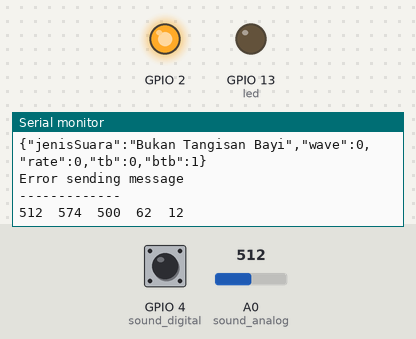
Recording of a program running on a simulated ESP8266 (NodeMCU). Shown: output pins drawn as LEDs (lit = HIGH), the last lines printed to the serial monitor. Inputs (shaded band) come from the test bench; at power-on: A0 (sound_analog) = 512, GPIO 4 (sound_digital) HIGH. WiFi joins after 1.5 s; servers stay silent unless stated; random numbers use the default seed unless the program sets one.

Above: at 11.7 s.
11.8 s: A0 (sound_analog) set to 981
At 12.6 s:
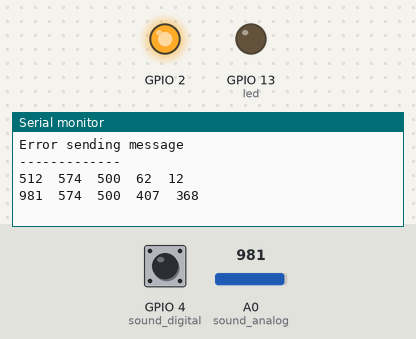
13.3 s: A0 (sound_analog) set to 1011
At 13.3 s:
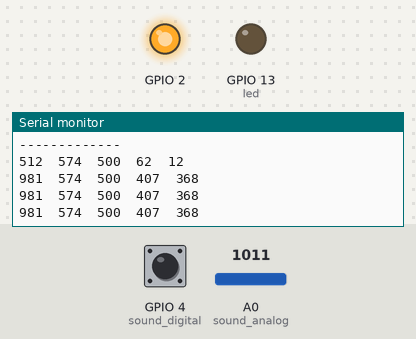
Timing chart, 0 to 15.8 s (numbered marks = the images above; inputs shaded):
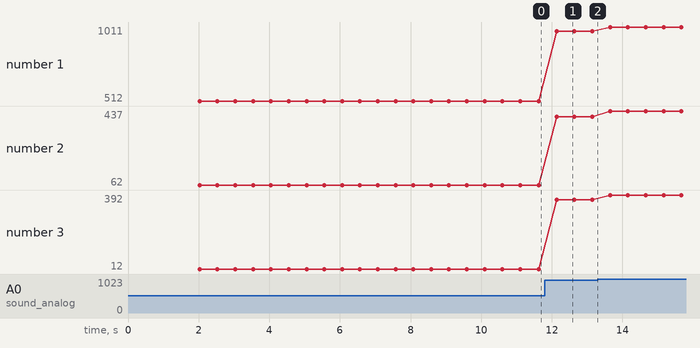

The program:

main.cpp
```cpp
#include <Arduino.h>
#include <ESP8266WiFi.h>
#include <PubSubClient.h>
#include <ArduinoJson.h>

// Update these with values suitable for your network.

// const char *ssid = "KS 24 BLIMBING OUTDOOR";
// const char *password = "pancongnyamantap";
const char *ssid = "such a person";
const char *password = "zidanedane";
// const char *ssid = "Kombukei";
// const char *password = "cobamisoa";
// const char *ssid = "Mavens 2G";
// const char *password = "adminmavens";

// const char *ssid = "OPPO A37f";
// const char *password = "aminatus16";

const char *mqtt_server = "118.98.64.212";
const char *userBroker = "admin";
const char *passBroker = "adminmavens";

//=====================================
// Parameter Menangis
const int cryingRate = 665;
const int cryCountRate = 5;
const int cryErorToleransi = 10;
//======================================

const int led = 13;
const int sound_digital = 4;
const int sound_analog = A0;
const int treshold = 574;
const int th2 = 10;
const int th_atas = 600;
const int th_bawah = 500;
const int toleransi = 15;
const int ledCount = 20;

unsigned long timeAnalisis = 0;
unsigned long time_low = 0;
unsigned long time_high = 0;
unsigned long waktuselisih = 0;
unsigned long timeNow = 0;
unsigned long startTime, startTime2, startTime3, startLow, rangeLow, startHigh, changeLow;
unsigned long currentTime, currentTime3, delayHigh;
unsigned long playing_time;
unsigned long playingdelay;
unsigned long rangegelombang, rangeHigh;

boolean sinyalLow;
boolean sinyalHigh; // kondisi mendeteksi suara
boolean gel = 0;
boolean prev_gel = 0;
boolean hening = 1; // kondisi tidak ada suara
boolean analisis = 0;

// const int num_measure = 128;
int sound_dig = 500;

int range = 0;
int analising = 0;
int hitungGelHigh, hitungGelLow;
int rangeHighint_prev, erorToleransi;
int selisihrentang = 0;
int countTB, countBTB;

int kelas[50];
int dataHigh[50];
int dataBaru[25];

String suara;

unsigned long panjangGelombang = 0;
long g1, g2, g3, g4, g5, g6, g7, g8, g9, g10, g11, g12, g13, g14, g15, g16, g17, g18, g19, g20;

const long periodeAnalisis = 10000;
const long periodeNormal = 2000;
const long periodePlaying = 500;

// const long waitTime = 10000.0; // how long after trigger to wait before playing music
//  const long cancelTime = 4000.0; // during wait, how long of a lull will cancel wait
// const long playTime = 3000.0;

boolean waiting = 0;
boolean playing = 0;
long waitStart;    // when trigger initiated waiting
long waitDuration; // how long we have been waiting
long playStart;    // when play was initiated
long playDuration; // how long we've been playing
long cancelStart;  // when the last trigger was
long cancelDuration;

WiFiClient espClient;
PubSubClient client(espClient);
unsigned long lastMsg = 0;
#define MSG_BUFFER_SIZE (50)
char msg[MSG_BUFFER_SIZE];
char msg2[10];
char status_msg[25];
int value = 0;

int ledLevel = 0;
// int prev_sensor_reading = 553;

//============================================================
// fungsi modul untuk koneksi wifi
void setup_wifi()
{

  delay(10);
  Serial.println();
  Serial.print("Connecting to ");
  Serial.println(ssid);

  WiFi.mode(WIFI_STA);
  WiFi.begin(ssid, password);

  while (WiFi.status() != WL_CONNECTED)
  {
    delay(100);
    Serial.print(".");
  }

  randomSeed(micros());

  Serial.println("");
  Serial.println("WiFi connected");
  Serial.println("IP address: ");
  Serial.println(WiFi.localIP());
}
//============================================================

//============================================================
// fungsi connect MQTT ke Server Broker
void connectMQTT()
{
  // Loop sampai reconnected
  while (!client.connected())
  {
    Serial.print("Attempting MQTT connection...");
    // membuat client ID random
    String clientId = "ESP8266Client-";
    clientId += String(random(0xffff), HEX);
    // Attempt to connect
    if (client.connect(clientId.c_str(), userBroker, passBroker))
    {
      Serial.println("connected");
      // Jika connected, publish topic sekali...
      // client.publish("sensor/suara", "Pembacaan Sensor Suara");
      // ... dan resubscribe
      // client.subscribe("sensor/suara");
    }
    else
    {
      Serial.print("failed, rc=");
      Serial.print(client.state());
      Serial.println(" try again in 5 seconds");
      // Delay 5 detik sampai tersambung lagi
      delay(5000);
    }
  }
}

//============================================================<
// fungsi kirim data format json
void sendJsonData(String jenisSuara, int wave, int rate, int tb, int btb)
{
  StaticJsonBuffer<300> JSONbuffer;
  JsonObject &JSONencoder = JSONbuffer.createObject();

  JSONencoder["jenisSuara"] = jenisSuara;
  JSONencoder["wave"] = wave;
  JSONencoder["rate"] = rate;
  JSONencoder["tb"] = tb;
  JSONencoder["btb"] = btb;

  char JSONmessageBuffer[100];
  JSONencoder.printTo(JSONmessageBuffer, sizeof(JSONmessageBuffer));
  Serial.println("Kirim data analisa to MQTT Broker");
  Serial.println(JSONmessageBuffer);

  if (client.publish("analisa/suara", JSONmessageBuffer) == true)
  {
    Serial.println("Success sending message");
  }
  else
  {
    Serial.println("Error sending message");
  }

  client.loop();
  Serial.println("-------------");
}
//============================================================>

//============================================================<
void debugMode(int val1, int val2, int val3, int val4, int val5)
{
  Serial.print(val1);
  Serial.print("\t");
  Serial.print(val2);
  Serial.print("\t");
  Serial.print(val3);
  Serial.print("\t");
  Serial.print(val4);
  Serial.print("\t");
  Serial.println(val5);
}
//============================================================>

//============================================================<
void debugPlotter(int val1, int val2, int val3)
{
  Serial.print(val1);
  Serial.print("\t");
  Serial.print(val2);
  Serial.print("\t");
  Serial.println(val3);
}
//============================================================>

//============================================================<
// Fungsi subscriber membaca payload dari broker
/*
void callback(char *topic, byte *payload, unsigned int length)
{
  Serial.print("Message arrived [");
  Serial.print(topic);
  Serial.print("] ");
  for (int i = 0; i < length; i++)
  {
    Serial.print((char)payload[i]);
  }
  Serial.println();

  // Switch on the LED if an 1 was received as first character
  if ((char)payload[0] == '1')
  {
    digitalWrite(LED_BUILTIN, LOW); // Turn the LED on (Note that LOW is the voltage level
    digitalWrite(led, HIGH);
    // but actually the LED is on; this is because
    // it is active low on the ESP-01)
  }
  if ((char)payload[0] == '0')
  {
    digitalWrite(LED_BUILTIN, HIGH); // Turn the LED off by making the voltage HIGH
    digitalWrite(led, LOW);
  }
}*/
//============================================================>

void setup()
{
  pinMode(LED_BUILTIN, OUTPUT); // Initialize the BUILTIN_LED pin as an output
  pinMode(led, OUTPUT);
  pinMode(sound_digital, INPUT);

  Serial.begin(9600);
  setup_wifi();
  client.setServer(mqtt_server, 1883);

  // client.setCallback(callback);
  digitalWrite(LED_BUILTIN, HIGH);
}

void loop()
{
  int val_digital = digitalRead(sound_digital);
  int val_analog = analogRead(sound_analog);
  range = val_analog - treshold;

  range = abs(range);
  ledLevel = map(val_analog, treshold, th_atas, 0, ledCount);
  ledLevel = abs(ledLevel) * 4;

  // kirim data suara normal tiap periode waktu tertentu(sesuai nilai periodeNormal)
  currentTime = millis();
  if (currentTime - startTime >= periodeNormal)
  {
    // debugPlotter(val_analog, sound_dig, th_bawah);
    debugMode(val_analog, treshold, th_bawah, range, ledLevel);
    snprintf(msg, MSG_BUFFER_SIZE, "%d", ledLevel);
    client.publish("sensor/sinyal", msg);
    // snprintf(msg2, MSG_BUFFER_SIZE, "%d", sound_dig);
    // client.publish("sensor/sinyal2", msg2);
    //  kirim status jenis suara real time
    hening = 1;
    if (hening)
    {
      snprintf(status_msg, 8, "%d", 0); // 0 adalah status code kondisi hening
      client.publish("status/suara", status_msg);
      hening = 0;
    }

    startTime = currentTime;
  }
  // debugMode(val_analog, treshold, th_bawah, range, ledLevel);
  // debugPlotter(val_analog, sound_dig, th_bawah);
  delay(10);

  // trigering
  if (range > th2)
  {
    time_high = millis();
    playing_time = millis();
    sound_dig = 700;
    playing = 1;
    sinyalLow = 0;
    sinyalHigh = 1;
    if (sinyalHigh) // jika ditriger ada suara, kirim perintah ini sekali
    {
      startHigh = millis();
      startTime = millis();
      startTime2 = millis();
      startTime3 = millis();
      // Serial.println("Kirim status ada suara ke broker ");
      snprintf(status_msg, 8, "%d", 1); // 1 adalah status code ada suara
      client.publish("status/suara", status_msg);
      sinyalHigh = 0;
    }

    while (playing)
    {
      val_digital = digitalRead(sound_digital);
      val_analog = analogRead(sound_analog);
      range = val_analog - treshold;
      // prev_val = val_analog;
      range = abs(range);
      ledLevel = map(val_analog, th_bawah, th_atas, 1, ledCount);
      ledLevel = abs(ledLevel) * 4;
      // Serial.println("debug while playing");

      if (range > th2)
      {
        time_high = millis();
        playing_time = millis();
        sound_dig = th_atas;
        gel = 1; // untuk mengetahui kondisi high low seperti tombol menghindari dbounce

        if (sinyalHigh)
        {
          startHigh = millis();
          // Serial.print("sinyal high2 : ");
          // Serial.println(startHigh);
          sinyalHigh = 0;

          // argumen untuk men
          // rangeLow = - changeLow
          if (gel != prev_gel)
          {
            hitungGelLow += 1;
            rangeLow = startHigh - changeLow;
            int rangeLowint = (int)rangeLow;
            Serial.print("Gelombang Low ke-");
            Serial.print(hitungGelLow);
            Serial.print(", Panjang Gelombang = ");
            Serial.println(rangeLowint);
          }
        }

        sinyalLow = 0;
      }

      currentTime = millis();
      if (currentTime - startTime2 >= periodePlaying)
      {
        // debugPlotter(val_analog, sound_dig,th_bawah);
        debugMode(val_analog, treshold, th_bawah, range, ledLevel);
        snprintf(msg, MSG_BUFFER_SIZE, "%d", ledLevel);
        client.publish("sensor/sinyal", msg);
        startTime2 = currentTime;
      }

      currentTime3 = millis();
      if (currentTime3 - startTime3 >= periodeAnalisis)
      {
        int countMax = kelas[0];
        int indexMax = 0;
        analisis = 1;
        for (int l = 0; l <= (hitungGelHigh - 1); l++)
        {
          if (kelas[l] > countMax)
          {
            countMax = kelas[l];
            indexMax = l;
          }
        }
        Serial.print(indexMax);
        Serial.print(" || ");
        Serial.print(countMax);
        Serial.print(" || ");
        Serial.println(dataHigh[indexMax]);

        int nilaiToleransi = cryErorToleransi * cryingRate / 100;
        if (countMax > cryCountRate && dataHigh[indexMax] > (cryingRate - nilaiToleransi) && dataHigh[indexMax] < (cryingRate + nilaiToleransi))
        {
          snprintf(status_msg, MSG_BUFFER_SIZE, "%d", 2);
          client.publish("status/suara", status_msg);
          Serial.println("Kirim Status Nangis");
          suara = "Tangisan Bayi";
          countTB += 1;
          sendJsonData(suara, countMax, dataHigh[indexMax], countTB, countBTB);
        }
        else
        {
          suara = "Bukan Tangisan Bayi";
          countBTB += 1;
          sendJsonData(suara, countMax, dataHigh[indexMax], countTB, countBTB);
        }

        // debugPlotter(val_analog, sound_dig,th_bawah);
        // debugMode(val_analog, treshold, th_bawah, range, ledLevel);
        // snprintf(msg, MSG_BUFFER_SIZE, "%d", ledLevel);
        // client.publish("sensor/sinyal", msg);
        // Serial.println("debug periode analisis");
        startTime3 = currentTime;
      }

      // debugPlotter(val_analog, sound_dig,th_bawah);

      // snprintf(msg, MSG_BUFFER_SIZE, "%d", ledLevel);
      // client.publish("sensor/suara", msg);
      delay(10);

      if (val_digital == LOW)
      {
        time_low = millis();
        if (!sinyalLow)
        {
          startLow = millis();
          sinyalLow = 1;
        }
        delayHigh = time_low - startLow; // waktu delay sinyal digital high
        waktuselisih = time_low - time_high;
        playingdelay = time_low - playing_time; // waktu keluar dari fungsi playing

        if (delayHigh > 150) // argumen untuk cek keluar kondisi playing
        {
          sound_dig = 500;
          if (gel != prev_gel)
          {
            changeLow = millis();
            // Serial.print("change low time stamp: ");
            // Serial.println(changeLow);
            rangeHigh = changeLow - startHigh;
            int rangeHighint = (int)rangeHigh;
            dataHigh[hitungGelHigh] = rangeHigh;

            hitungGelHigh += 1;
            /*if (hitungGelHigh == 1){
              kelas[0]+=1;
              Serial.print("Kelas ke-");
              Serial.print(hitungGelHigh);
              Serial.println(" bertambah 1");
            } */

            for (int i = 0; i <= (hitungGelHigh - 1); i++)
            {
              erorToleransi = toleransi * dataHigh[i] / 100;
              // Serial.println(dataHigh[i]);
              // Serial.println(kelas[0]);
              if (rangeHighint >= (dataHigh[i] - erorToleransi) && rangeHighint <= (dataHigh[i] + erorToleransi))
              {
                kelas[i] += 1;

                // Serial.println(erorToleransi);
                // Serial.println(dataHigh[i]);
                // Serial.println (keinlas[i]) ;

                // Serial.print("Kelas ke-");
                // Serial.print(i+1);
                // Serial.print(" bertambah 1, total menjadi : ");
                // Serial.println(kelas[i]);
              }
            }

            // rangeHighint_prev = rangeHighint;

            // prev_gel = gel;
            Serial.print("Gelombang High Ke-");
            Serial.print(hitungGelHigh);
            Serial.print(", Panjang Gelombang = ");
            Serial.println(rangeHighint);
            sinyalHigh = 1;
          }
          gel = 0;
        }
        if (playingdelay > 3000)
        {
          playing = 0;
          // Serial.println("Jumlah Gelombang = ");
          // Serial.println(hitungGelHigh);
          // Serial.println(kelas[]);

          int countMax = kelas[0];
          int indexMax = 0;
          for (int l = 0; l <= (hitungGelHigh - 1); l++)
          {
            if (kelas[l] > countMax)
            {
              countMax = kelas[l];
              indexMax = l;
            }
          }
          Serial.print(indexMax);
          Serial.print(" || ");
          Serial.print(countMax);
          Serial.print(" || ");
          Serial.println(dataHigh[indexMax]);

          //=================================<
          // Kirim Data json
          /*
          if (!analisis)
          {
            suara = "Bukan Tangisan Bayi";
            // countBTB += 1;
          }
          sendJsonData(suara, countMax, dataHigh[indexMax], countTB, countBTB);*/
          //==================================>

          Serial.print("Kelas nilai tertinggi : ");
          Serial.println(dataHigh[indexMax]);
          Serial.print("Kelas tertinggi berada di index ke-");
          Serial.println(indexMax);
          Serial.print("dengan jumlah anggota sebanyak ");
          Serial.println(countMax);

          for (int j = 0; j <= (hitungGelHigh - 1); j++)
          {
            Serial.print(dataHigh[j]);
            Serial.print(" | ");
            dataHigh[j] = 0;
          }
          Serial.println();

          for (int k = 0; k <= (hitungGelHigh - 1); k++)
          {
            Serial.print(kelas[k]);
            Serial.print(" | ");
            kelas[k] = 0;
          }
          Serial.println();

          /*//  percobaan kirim json
          if (hitungGelHigh > 10)
          {
            suara = "Tangisan Bayi";
          }
          else
          {
            suara = "Bukan Tangisan Bayi";
          }*/

          hitungGelHigh = 0;
          hitungGelLow = 0;

          hening = 1;
          analisis = 0;
        }
      }
    }
  }

  //============================================================
  // tes fungsi sendJsonData

  /*
  String suara = "Tangis Bayi";
  int duration = 29;

  sendJsonData(suara, duration);
  delay(3000);*/
  //============================================================

  //============================================================
  // kodingan lama 1

  /*
  //int sensor_reading = analogRead(sound_analog);
  //ledLevel = map(sensor_reading, 540, 700, 0, ledCount);
  //Serial.println(ledLevel);

  //for (int i = 0; i < ledCount; i++) {
    // if the array element's index is less than ledLevel,
    // turn the pin for this element on:
    //if (i < ledLevel) {
    //  client.publish("codersid/nodemcu/v1", i);

    //}
    // turn off all pins higher than the ledLevel:
    //else {
    //  digitalWrite(ledPin[i], LOW);
    //}
  }*/
  //============================================================

  //============================================================
  // codingan lama 2
  /*

  int sensor_reading = analogRead(sound_analog);
  int rangeSensor = sensor_reading - prev_sensor_reading;
  rangeSensor = abs(rangeSensor);
  ledLevel = map(sensor_reading, 553, 600, 0, ledCount);
  ledLevel = abs(ledLevel);

  Serial.print(prev_sensor_reading);
  Serial.print("  |  ");
  prev_sensor_reading = sensor_reading;
  Serial.print(sensor_reading);
  Serial.print("  |  ");
  Serial.print(ledLevel);
  Serial.print("  |  ");
  Serial.println(rangeSensor);
  Serial.print(waiting);
  delay(10);

  // over treshold
  if (rangeSensor > 10)
  {
    cancelStart = millis();
    if (!waiting)
    {
      waiting = 1;
      digitalWrite(LED_BUILTIN, LOW); // aktiv low
      waitStart = millis();
    }
  }

  if (waiting)
  {
    snprintf(msg, MSG_BUFFER_SIZE, "%ld", ledLevel);
    client.publish("sensor/suara", msg);
    Serial.print("send sensor suara to broker");
    cancelDuration = millis() - cancelStart;
    waitDuration = millis() - waitStart;
    if (cancelDuration > cancelTime)
    {
      Serial.println("Cancel Time");
      waiting = 0;
      digitalWrite(LED_BUILTIN, HIGH);
      ledLevel = 0;
    }
    else if (waitDuration > waitTime)
    {
      // snprintf(msg, MSG_BUFFER_SIZE, "%ld", ledLevel);
      Serial.println("Suara Bayi terdeteksi");
      playStart = millis();
      playing = 1;

      while (playing)
      {
        playDuration = millis() - playStart;
        Serial.println("Suara Bayi terdeteksi1");
        if (playDuration < playTime)
        {
          Serial.println("Suara Bayi terdeteksi2");
          client.publish("sensor/suara", "Bayi Menangis");
          Serial.println("Bayi Menangis");
          digitalWrite(led, HIGH);
          delay(200);
          digitalWrite(led, LOW);
          delay(200);
        }
        else
        {
          playing = 0;
          ledLevel = 0;
        }
      }
    }
  }
  */
  //============================================================>

  //==============================================<
  // Reconnect MQTT
  if (!client.connected())
  {
    connectMQTT();
  }
  client.loop();
  //==============================================>

  //==========================================================<
  // tes publish
  /*
  snprintf(msg, MSG_BUFFER_SIZE, "%d", 100);
  client.publish("sensor/suara", msg);
  Serial.println(msg);
  delay(1000);*/
  //============================================================>

  //============================================================<
  // codingan lama 1
  /*unsigned long now = millis();
  if (now - lastMsg > 2000)
  {
    lastMsg = now;
    ++value;
    //https://www.geeksforgeeks.org/snprintf-c-library/
    snprintf(msg, MSG_BUFFER_SIZE, "hello world #%ld", value);
    Serial.print("Publish message: ");
    Serial.println(msg);
    client.publish("codersid/nodemcu/v1", msg);

  //  Serial.print(val_analog);
  //  Serial.print("\t");
  //  Serial.println(val_digital);tes
  }*/
  //===========================================================>
}
```

Measured:
- after the input at 11.8 s, the serial monitor: prints a new line after 0.34 s (image 1)
- plotted number 1: 512 → 981 after the input at 11.8 s, 981 → 1011 after the input at 13.3 s
- plotted number 2: 62 → 407 after the input at 11.8 s, 407 → 437 after the input at 13.3 s
- plotted number 3: 12 → 368 after the input at 11.8 s, 368 → 392 after the input at 13.3 s
